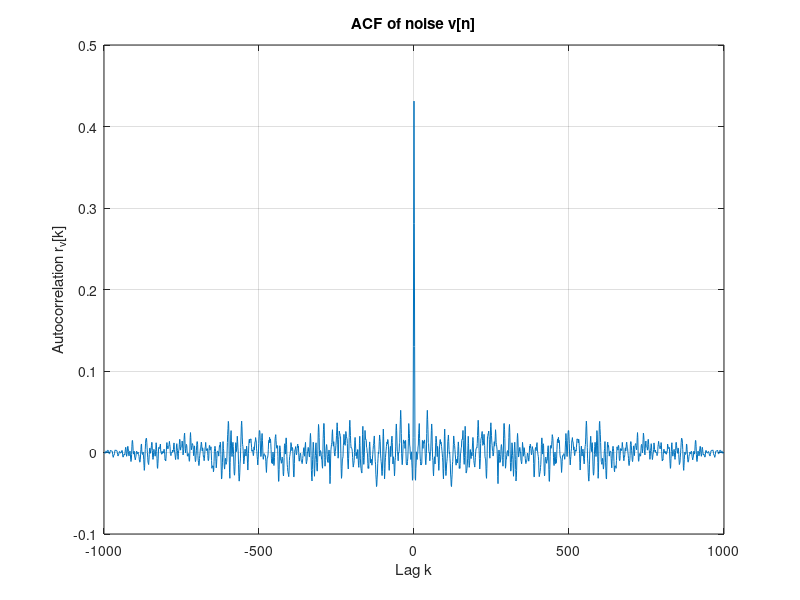
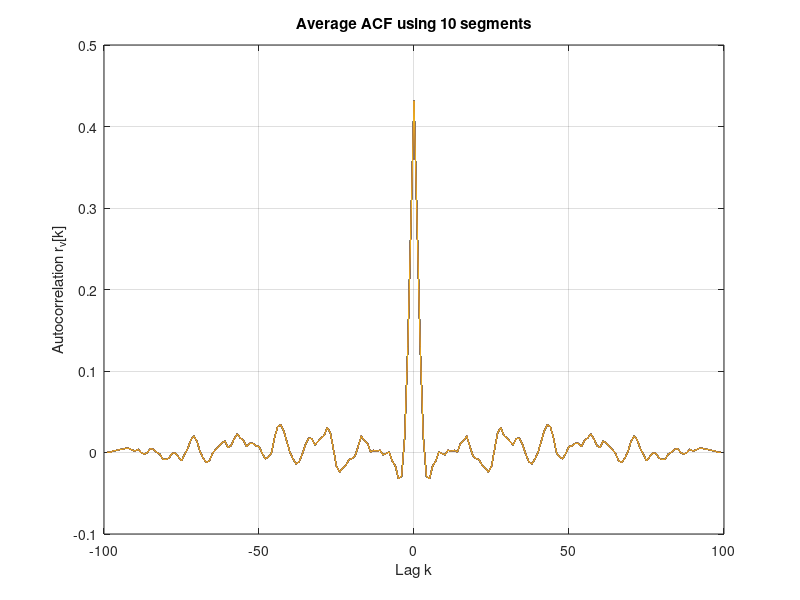
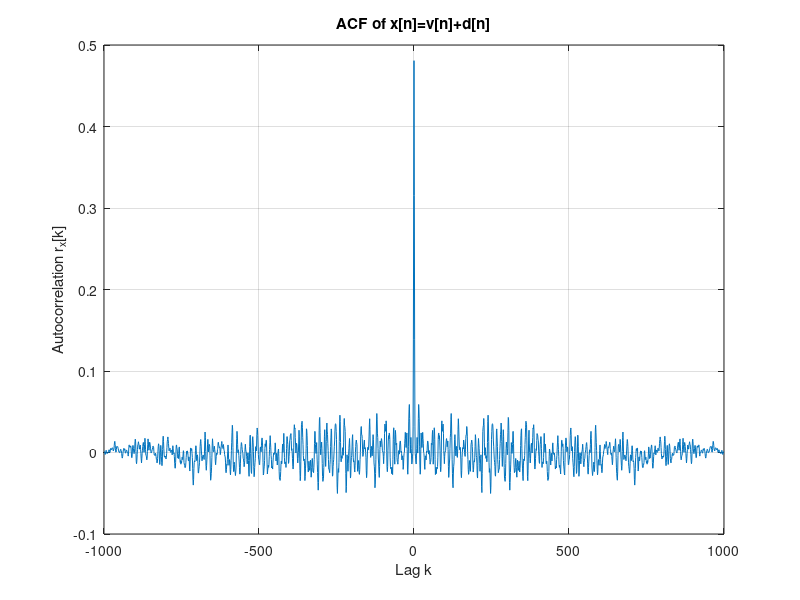
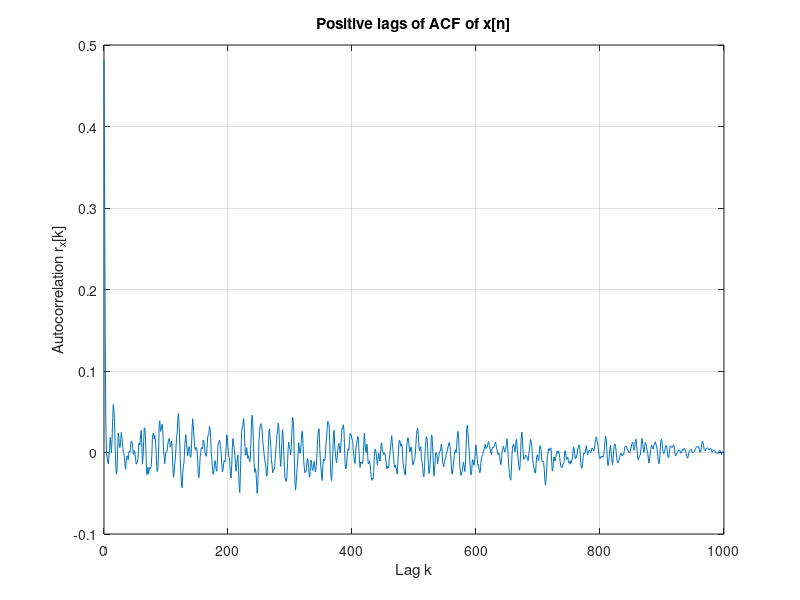

Reproduce these figures in MATLAB, in order.

clear; clc; 

%% 2.1 Noise cancellation with wiener filters

load("wiener_data.mat") % x[n]

% d[n] = desired signal

% v[n] = colored noise

% x[n]= v[n] {0≤n≤1000}, v[n]+d[n] {1001≤n≤2000}
% which here is: x[n]= v[n] {1≤n≤1001}, v[n]+d[n] {1002≤n≤2001}

v = x(1:1001);
x2 = x(1002:2001);


%% a) 

% Noise = stationary



[acf,lags] = xcorr(v, 'biased');

figure;
plot(lags, acf);
xlabel('Lag k');
ylabel('Autocorrelation r_{v}[k]');
title('ACF of noise v[n]');
grid on;

% we see that it's symmetrical. i.e. r_{v}[k]=r_{v}[-k]


% seperate to 10 segments of 100 SAMPLES each

acf_total = zeros(1, 199);

for k = 1:10
    segment = v((k-1)*100+1 : k*100);
    acf_segment = xcorr(segment, 'biased');
    acf_total = acf_total + acf_segment;
end

acf_avg = acf_total / 10;

lags = -99:99;

figure;
plot(lags, acf_avg);
xlabel('Lag k');
ylabel('Autocorrelation r_{v}[k]');
title('Average ACF using 10 segments');
grid on;

%% b) plot xn=dn+vn ACF

[acf2,lags2] = xcorr(x2, 'biased');

figure;
plot(lags2, acf2);
xlabel('Lag k');
ylabel('Autocorrelation r_{x}[k]');
title('ACF of x[n]=v[n]+d[n]');
grid on;


idx = lags2 >= 0;

figure;
plot(lags2(idx), acf2(idx));
xlabel('Lag k');
ylabel('Autocorrelation r_x[k]');
title('Positive lags of ACF of x[n]');
grid on;

test = acf2(idx);


%% c) Wiener filter for suppresing v[n] in x[n]

% The easiest sol might be to estimate the noise so we later can calculate:
% hat{d}=x-hat{v}

% Wiener hopf: Rxx*w=r_{vx} (v is what we search for and x is the input)


M = 20; % Filter order

[acf_v, lags_v] = xcorr(v, M-1, 'biased');
r_vv = acf_v(lags_v >= 0);


[acf_x, lags_x] = xcorr(x2, M-1, 'biased');
r_xx = acf_x(lags_x >= 0);

% Autocorrelation-matrix
R_xx = toeplitz(r_xx);

% correlation between x and v
% Assuming d[n] and v[n] are uncorrelated:
% r_xv[k] = r_vv[k]

r_xv = r_vv(:);


w = R_xx \ r_xv;

% Estimate noise in the entire signal
v_hat = filter(w, 1, x);


d_hat = x - v_hat;


% Plot 

figure;
subplot(2,1,1);
plot(x);
title('Original signal x[n]');
xlabel('n');
ylabel('Amplitude');
grid on;

subplot(2,1,2);
plot(d_hat);
title('Filtered signal d_{hat}[n]');
xlabel('n');
ylabel('Amplitude');
grid on;



% Freq response

figure;
freqz(w, 1, 1024);
title('Frequency response of Wiener filter');


figure;
hold on;
plot(x(10000:20000))
grid on;
title('Complete signal x[n]');
